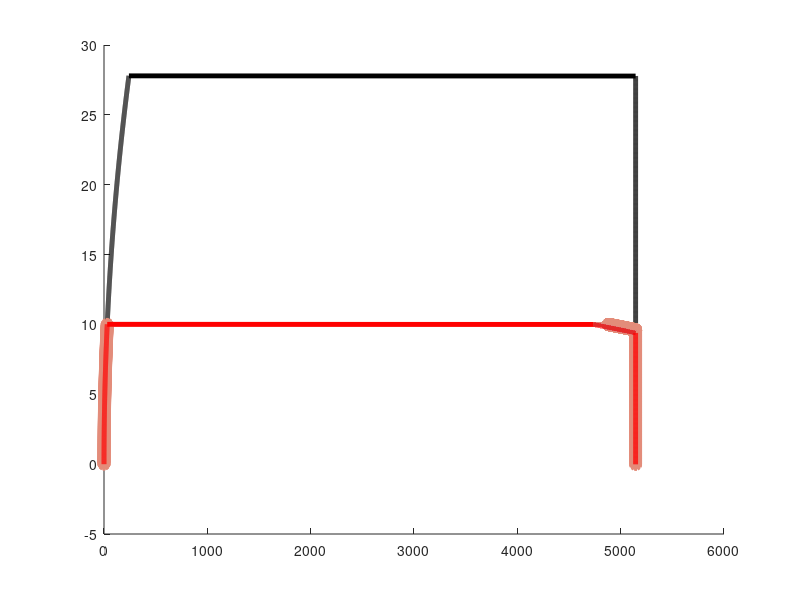

This figure's MATLAB source: (Note: this script raises an error after producing the figure.)
clc;clear;
tic;
%数据读入
load('T1.mat');
%%
V1=[100/3.6,10,10,10.02,10.94,14.27];
V2=[100/3.6,9.61,9.39,8.78,7.6,6.92];

mark=["-","-","--",":","--","--"];
Maks=["none",".","none","none","none","none"];
colo=[[0,0,0];[227,140,122];[255,0,0];[0,0,255];[176,101,89];[215,157,164]]./255;
n = length(V1);
for i=1:1:n
    v1=V1(i);
    v2=V2(i);
    %牵引时间计算
    dt=0.01;
    A=zeros(1,1800);
    S1=zeros(1,1800);
    E1=zeros(1,1800);
    for i1=2:1:1800
        f1=2.0895+0.0098*A(i1-1)+0.006*(A(i1-1)^2);
        A(i1)=(Nmax-f1)*dt/(m*rou)+A(i1-1);
        S1(i1)=S1(i1-1)+(A(i1)+A(i1-1))*dt/2;
        E1(i1)=Nmax*A(i1)*dt;
        if(A(i1)>=v1) 
            break;
        end
    end
    A = A(A~=0);
    A=[0,A];
    S1 = S1(S1~=0);
    S1=[0,S1];
    E1 = E1(E1~=0);
    E1=[0,E1];
    t1=(i1-1)*dt;
   %制动时间计算
    D=zeros(1,1800);
    D(1)=v2;
    S4=zeros(1,1800);
    for i4=2:1:1800
        f4=2.0895+0.0098*D(i4-1)+0.006*(D(i4-1)^2);
        D(i4)=-(Stopmax+f4)*dt/(m*rou)+D(i4-1);
        S4(i4)=S4(i4)+(D(i4)+D(i4-1))*dt/2;
        if(D(i4)<=0) 
            break;
        end
    end
    D = D(D~=0);
    S4 = S4(S4~=0);
    S4=[0,S4];
    t4=(i4-1)*dt;
    %惰行
    dt=0.01;
    C=zeros(1,180000);
    C(1)=v1;
    S3=zeros(1,180000);
    for i3=2:1:180000
        f3=2.0895+0.0098*C(i3-1)+0.006*(C(i3-1)^2);
        C(i3)=(-f3)*dt/(m*rou)+C(i3-1);
        S3(i3)=S3(i3-1)+(C(i3)+C(i3-1))*dt/2;
        if(C(i3)<=v2) 
            break;
        end
    end
    C = C(C~=0);
    S3 = S3(S3~=0);
    S3=[0,S3];
    t3=(i3-1)*dt;
    % %计算巡航时间
    S2=S-S1(end)-S4(end)-S3(end);
    t2=S2/v1;
    f2=2.0895+0.0098*v1+0.006*(v1^2);
    S3=S3+S1(end)+S2;
    S4=S4+S3(end);
    E2=f2*v1*dt;
    %速度/距离
    hold on;
    col=colo(i,:);
    mak=mark(i);
    mak2=Maks(i);
%     a=a+1;
%     plot(S1,A,'Color',col, 'LineWidth',2);
%     plot([S1(end),S3(1)],[v1,v1],'Color',col, 'LineWidth', 2);
%     plot(S3,C,'Color',col, 'LineWidth', 2);
%     plot(S4,D,'Color',col, 'LineWidth', 2);
    plot([S1,S3,S4],[A,C,D],'Color',col, 'LineStyle',mak,'Marker',mak2,'LineWidth',3.5)
end
legend('200s','210s','220s','250s','350s','500s');
xlim([0, 5200]);
ylim([0,30]);

tt2=toc;
disp(['代码执行时间：', num2str(tt2), '秒']);